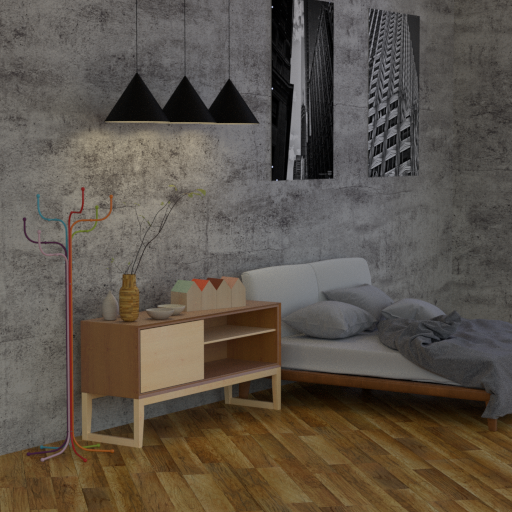
#> input picture SynthesizedData/Data/TeleView/LF_bedroom.png, 512 x 512 px, found by its file name; its folder holds only this picture in this run
$ python center_crop.py
#> lines starting #> are read from the running program, lines starting #| are printed output that depends on the picture
import numpy as np
from matplotlib import pyplot as plt
import matplotlib.image as img
from scipy.ndimage import filters, measurements, interpolation
import glob
from scipy.io import savemat
import ntpath
import os
import cv2
import imageio

if __name__ == '__main__':

    import argparse

    parser = argparse.ArgumentParser(description='kernelDownSample')
    # ----------------------------------------------------------------------------------------------------
    parser.add_argument('--image_path', type=str, default=r'./TeleView', help='Tele image path')
    parser.add_argument('--save_path', type=str, default=r'./TeleView_crop', help='crop image save path')
    # ----------------------------------------------------------------------------------------------------

    args = parser.parse_args()

    images_path = args.image_path
    output_path = args.save_path

    if not os.path.exists(output_path):
        os.makedirs(output_path)

    filenames = os.listdir(images_path)

    for name in filenames:
        img_path = os.path.join(images_path, name)
        im = cv2.imread(img_path)
#> im is the input picture: shape (512, 512, 3); mean B, G, R 73.6, 83.4, 92
        h, w, _ = im.shape
#> h = 512; w = 512
        # im = im[h//4:h//4*3, w//4:w//4*3, :]  # common config
        im = im[h//8:h//8*7, w//8:w//8*7, :]    # limited resultion
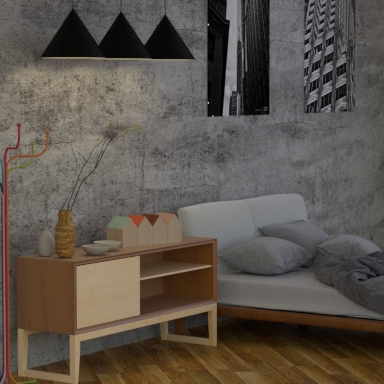
#> im: shape (384, 384, 3); mean B, G, R 76.3, 84.3, 92.2
        save_path = os.path.join(output_path, name)

        print(save_path)

        cv2.imwrite(save_path, im)
